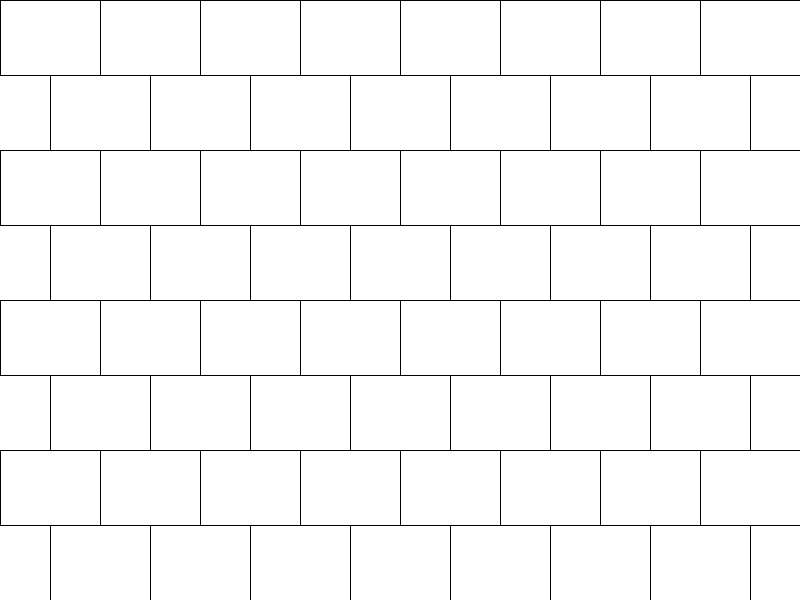
Frame 1 (no input)
Frame 60 (the mouse pressed at the canvas centre just before this capture): identical to frame 1, image omitted
Frame 120 (the mouse held since frame 60 and released just before this capture): identical to frame 1, image omitted

The Processing sketch that drew this single still picture (run headless with seeded random() and noise(); from frame 60 on, the mouse is pressed at the canvas centre):

// Processing sketch: Ladrillos
// ── Ladrillos.pde
void setup(){
 size(800, 600);
}

void draw(){
 background(255);
 
 int filas = 8;
 int columnas = 8;
 
 float ancho = width / columnas;
 float alto = height / filas;
 
 for(int j = 0; j < filas; j++){
   for(int i = 0; i < columnas; i++){
     
     float x = i * ancho;
     
     if(j % 2 == 1){
       x += ancho / 2;
     }
     rect(x, j * alto, ancho, alto);
   }
 }
}
